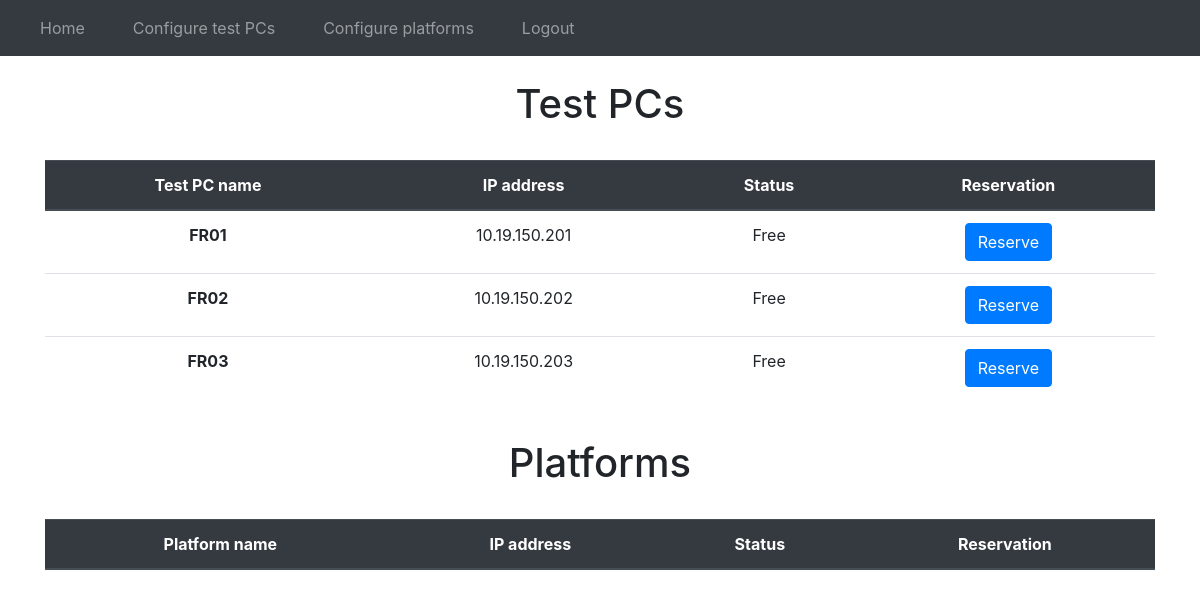
Page / (signed in) on the earlier database version.
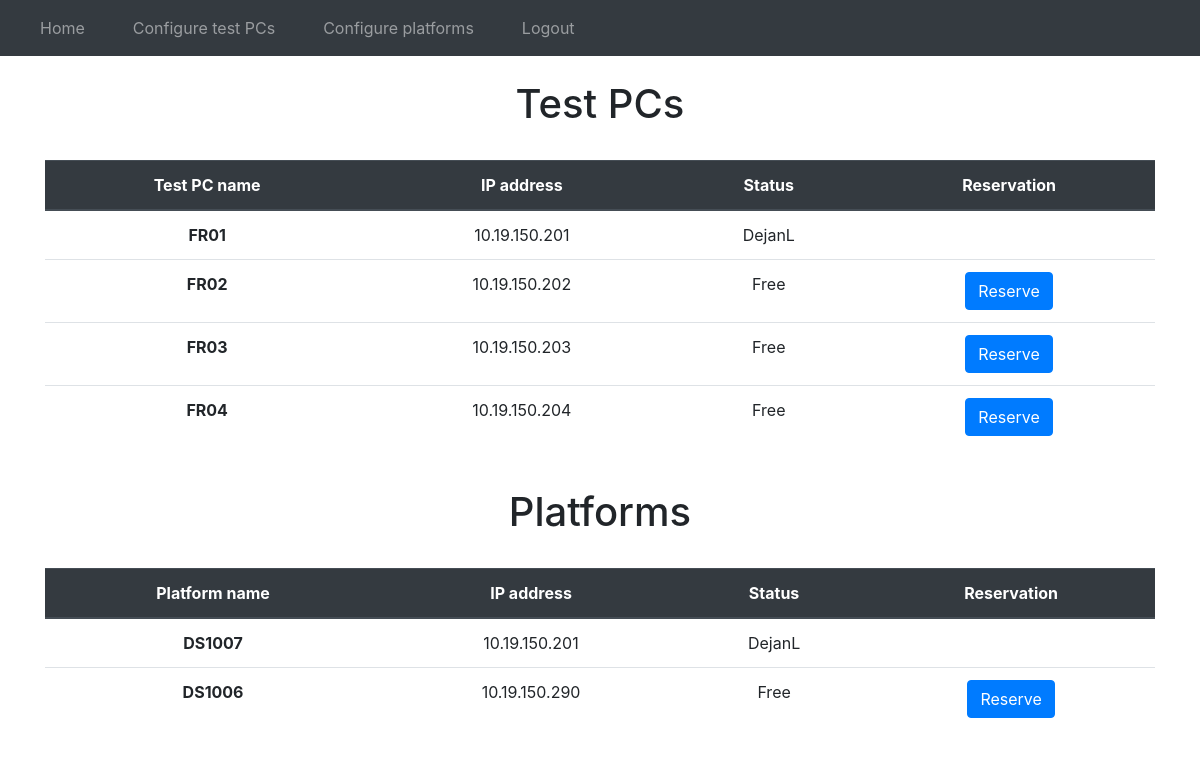
Same page on the later database version.
### website/models.py (models this page shows)
class TestPC(db.Model):
	id = db.Column(db.Integer, primary_key=True)
	name = db.Column(db.String(20))
	ip_address = db.Column(db.String(15))
	status = db.Column(db.String(30))

class Platform(db.Model):
	id = db.Column(db.Integer, primary_key=True)
	name = db.Column(db.String(20))
	ip_address = db.Column(db.String(15))
	status = db.Column(db.String(30))

### website/views.py (the view)
@views.route('/', methods=['GET', 'POST'])
@login_required
def home():
	test_pc_list = TestPC.query.all()
	platform_list = Platform.query.all()
	return render_template("home.html", user=current_user, test_pc_list=test_pc_list, platform_list=platform_list)

### website/__init__.py (called while the page is built)
def create_app():
	app = Flask(__name__)
	app.config['SECRET_KEY'] = 'secretKey'
	app.config['SQLALCHEMY_DATABASE_URI'] = f'sqlite:///{DB_NAME}'
	db.init_app(app)
	from .views import views
	from .auth import auth
	app.register_blueprint(views, url_prefix='/')
	app.register_blueprint(auth, url_prefix='/')
	from .models import User, TestPC, Platform
	create_database(app)
	login_manager = LoginManager()
	login_manager.login_view = 'auth.login'
	login_manager.init_app(app)
	@login_manager.user_loader
	def load_user(id):
		return User.query.get(int(id))
	return app

### website/templates/home.html (shortened to what this page needs)
{% extends "base.html" %} {% block title %}Home{% endblock %}
{% block content %}
<br/>
<h1 align="center">Test PCs</h1>
<br/>
<table class="table">
	<thead class="thead-dark">
		<tr>
			<th scope="col" class="text-center">Test PC name</th>
			<th scope="col" class="text-center">IP address</th>
			<th scope="col" class="text-center">Status</th>
			<th scope="col" class="text-center">Reservation</th>
		</tr>
	</thead>
	<tbody>
		{% for test_pc in test_pc_list %}
		<tr>
			<th scope="row" class="text-center">{{ test_pc.name }}</th>
			<td class="text-center">{{ test_pc.ip_address }}</td>
			<td class="text-center">{{ test_pc.status }}</td>
			{% if test_pc.status == "Free" %}
			<td class="text-center">
				<form method="POST" action="/reserve-test-pc">
					<button type="submit" class="btn btn-primary">Reserve</button>
				</form>
			</td>
			{% else %}
			<td class="text-center"></td>
			{% endif %}
		</tr>
		{% endfor %}
	</tbody>
</table>
<br/>
<h1 align="center">Platforms</h1>
<br/>
<table class="table">
	<thead class="thead-dark">
		<tr>
			<th scope="col" class="text-center">Platform name</th>
			<th scope="col" class="text-center">IP address</th>
			<th scope="col" class="text-center">Status</th>
			<th scope="col" class="text-center">Reservation</th>
		</tr>
	</thead>
	<tbody>
		{% for platform in platform_list %}
		<tr>
			<th scope="row" class="text-center">{{ platform.name }}</th>
			<td class="text-center">{{ platform.ip_address }}</td>
			<td class="text-center">{{ platform.status }}</td>
			{% if platform.status == "Free" %}
			<td class="text-center">
				<form method="POST" action="/reserve-platform">
					<button type="submit" class="btn btn-primary">Reserve</button>
				</form>
			</td>
			{% else %}
			<td class="text-center"></td>
			{% endif %}
		</tr>
		{% endfor %}
	</tbody>
</table>
{% endblock %}

### website/templates/base.html (shortened to what this page needs)
<!DOCTYPE html>
<html>
	<head>
		<link rel="stylesheet"
		href="https://stackpath.bootstrapcdn.com/bootstrap/4.4.1/css/bootstrap.min.css"
		/>
		<link rel="stylesheet"
		href="https://stackpath.bootstrapcdn.com/font-awesome/4.7.0/css/font-awesome.min.css"
		/>
	</head>
	<body>
		<nav class="navbar navbar-expand-lg navbar-dark bg-dark">
			<div class="collapse navbar-collapse" id="navbar">
				<div class="navbar-nav">
					{% if user.is_authenticated %}
						<a class="nav-item nav-link px-4" id="home" href="/">Home</a>
						<a class="nav-item nav-link px-4" id="configure-pcs" href="/configure-pcs">Configure test PCs</a>
						<a class="nav-item nav-link px-4" id="configure-platforms" href="/configure-platforms">Configure platforms</a>
						<a class="nav-item nav-link px-4" id="logout" href="/logout">Logout</a>
					{% else %}
						<a class="nav-item nav-link px-4" id="login" href="/login">Login</a>
						<a class="nav-item nav-link px-4" id="signUp" href="/sign-up">Sign Up</a>
					{% endif %}
				</div>
			</div>
		</nav>
		<div class="container">
			{% block content %}
			{% endblock %}
		</div>
	</body>
</html>

Differences in the rows shown:
changed TestPC "FR01": status "Free" → "DejanL"; no longer shows "Reserve"
added TestPC: name "FR04", ip_address "10.19.150.204", status "Free"
added Platform: name "DS1007", ip_address "10.19.150.201", status "DejanL"
added Platform: name "DS1006", ip_address "10.19.150.290", status "Free"
